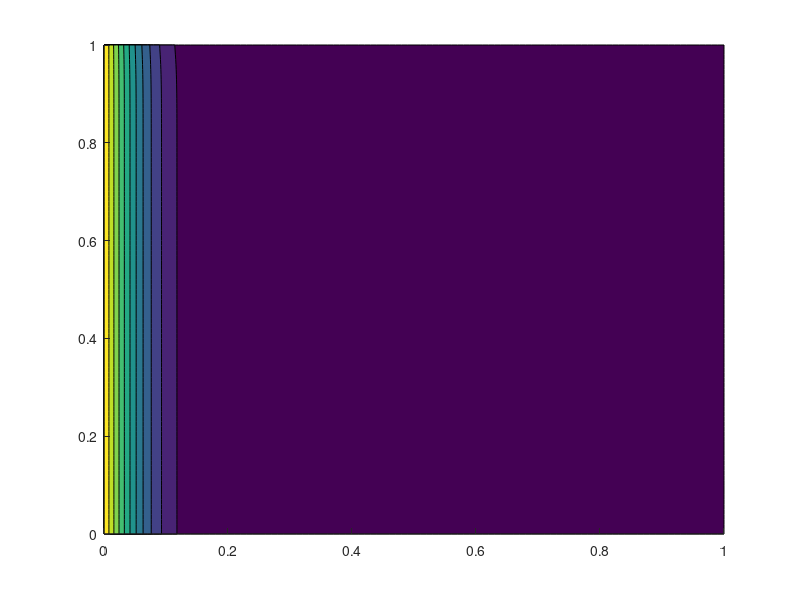

Source code (MATLAB): (Note: this script raises an error after producing the figure.)
clc
close 
clear 
%%
domain_length = 1;                      
node_points = 101;
h = domain_length/(node_points-1);

dt = 1;                                
dx = 1;
alpha = 0.25;                          
D = 1;
source = 0;
timestep = 400;
Beta = (dt*D)/(dx*dx);
omega = 1/(3*alpha/(dt*Beta) + 0.5);
twall = 100; % Left side Temperature
t_right = 300;  % Right side Temperature
t_top = 400;
t_bottom  = 200;

f = zeros(node_points,node_points,9);
w = zeros(9,1);
w(1) = 4/9;
w(2:5) = 1/9;
w(6:9) = 1/36;
x = linspace(0,domain_length,node_points);


x = linspace(0,domain_length,node_points);
y = linspace(0,domain_length,node_points);
[X, Y] = meshgrid(x,y);
%%
for time = 1: timestep
    
    rho = f(:,:,1);
    for k = 2:9
        rho = rho + f(:,:,k);
    end
    for k = 1:9
        feq = w(k)*rho;
        f(:,:,k) = omega*feq + (1-omega)*f(:,:,k);
    end
    
    
    % West to East Streaming
    fhelp = f(:,:,2);
    for i = 1:node_points
        for j = 2:node_points
            f(i,j,2) = fhelp(i,j-1);
        end
    end
    
    % North to south Streamimg
    fhelp = f(:,:,3);
    for i = 2:node_points-1
        for j = 1:node_points
            f(i,j,3) = fhelp(i+1,j);
        end
    end
    
    % East to west Streaming
    for i = 1:node_points
        for j = 1:node_points-1
            f(i,j,4) = f(i,j+1,4);
        end
    end
    
    % North to south Streaming
    fhelp = f(:,:,5);
    for i = 2:node_points
        for j = 1:node_points
            f(i,j,5) = fhelp(i-1,j);
        end
    end
    
     % North-east Streaming
     fhelp = f(:,:,6);
     for i = 1:node_points-1
        for j = 2:node_points
            f(i,j,6) = fhelp(i+1,j-1);
        end
     end
    
    % North-west Streaming
    for i = 1:node_points-1
        for j = 1:node_points-1
            f(i,j,7) = f(i+1,j+1,7);
        end
    end
    
    % South-west Streaming
    fhelp = f(:,:,8);
    for i = 2:node_points
        for j = 1:node_points-1
            f(i,j,8) = fhelp(i-1,j+1);
        end
    end
    
    % South-east Streaming
     fhelp = f(:,:,9);
     for i = 2:node_points
        for j = 2:node_points
            f(i,j,9) = fhelp(i-1,j-1);
        end
     end
     
    f(:,1,2) = w(2)*twall + w(4)*twall - f(:,1,4); % Left boundary, T = 1.0.
    f(:,1,6) = w(6)*twall + w(8)*twall - f(:,1,8); % Left boundary, T = 1.0.
    f(:,1,9) = w(9)*twall + w(7)*twall - f(:,1,7); % Left boundary, T = 1.0.
    
    for k = 2:9
        f(1,:,k) = f(2,:,k); % Bottom boundary, adiabatic.
    end
    
    if rem(time,100) == 0
        figure(1);
        contourf(X, Y, rho,'edgecolor','none');
        colorbar
       colormap('jet')
    end
end
rho = f(:,:,1);
for k = 2:9
    rho = rho + f(:,:,k);
end










